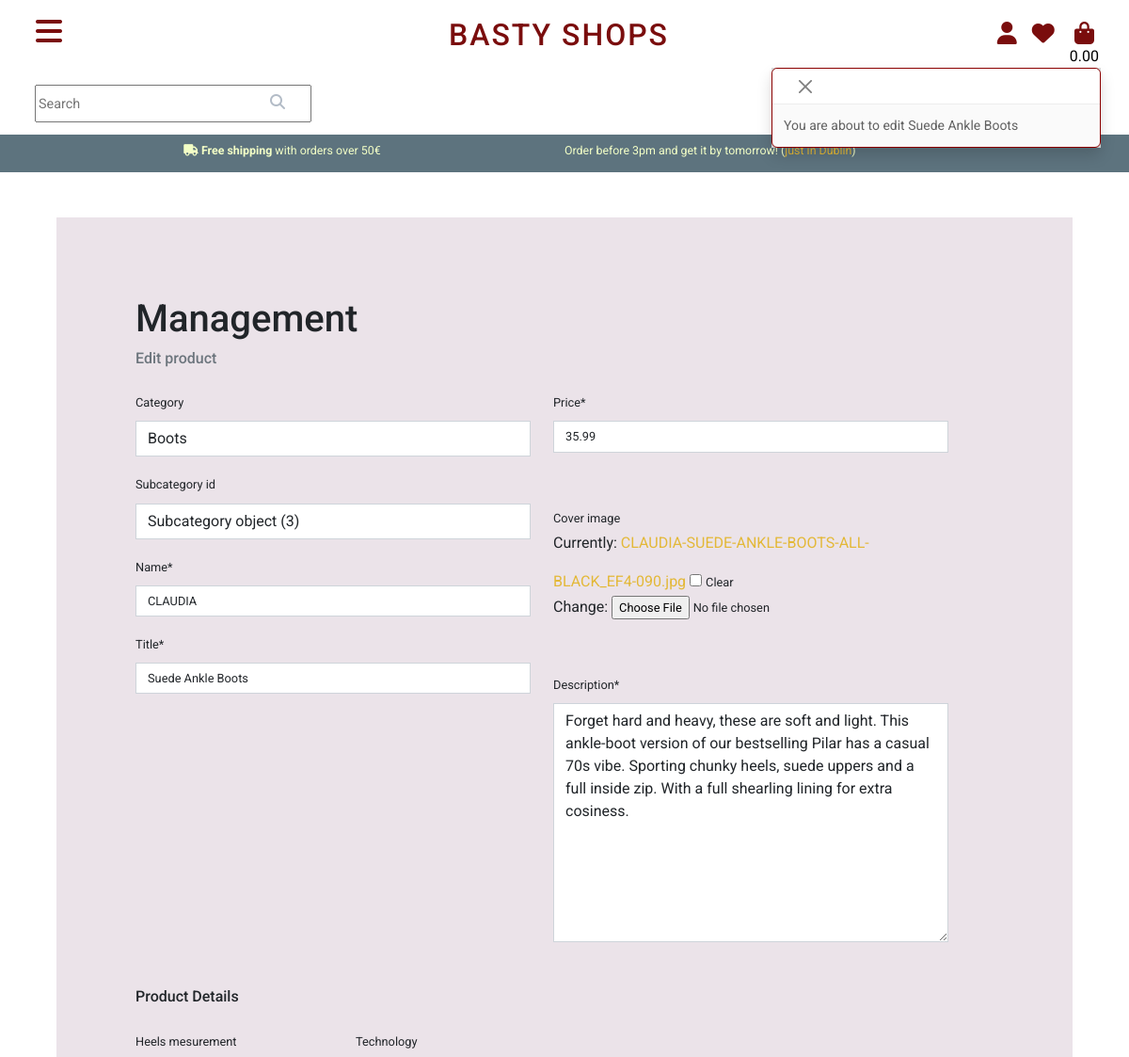
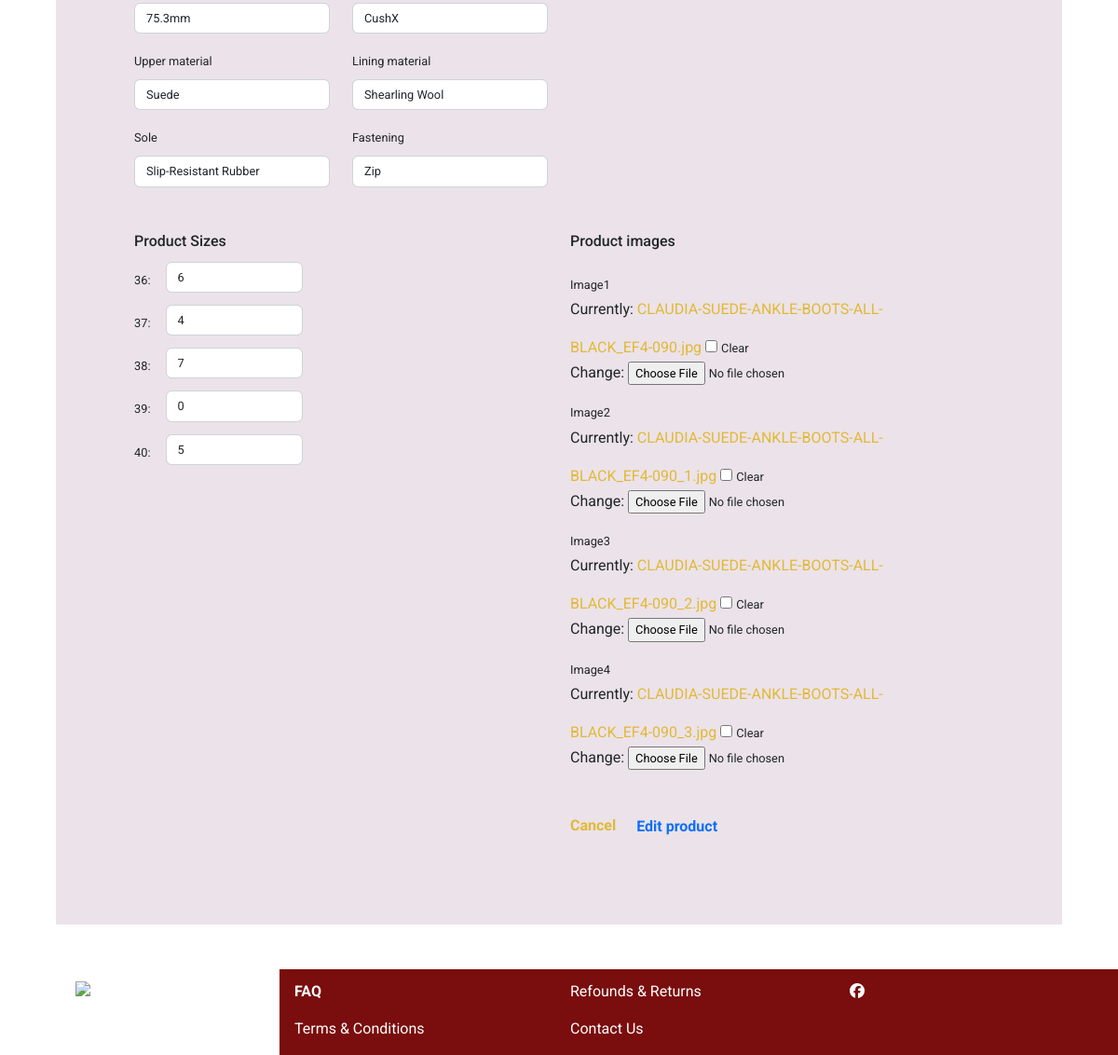
/products/edit/3/ (signed in), run on the app's committed database (2 pictures, top to bottom).
### products/models.py (models this page shows, shortened)
class Product(models.Model):
    category = models.ForeignKey('Category',
                                 null=True,
                                 blank=True,
                                 on_delete=models.SET_NULL,
                                 related_name='category')
    subcategory_id = models.ForeignKey('Subcategory',
                                       null=True,
                                       blank=True,
                                       on_delete=models.SET_NULL,
                                       related_name='subcategory_id')
    name = models.CharField(max_length=254)
    title = models.CharField(max_length=254, null=True)
    sku = models.CharField(max_length=254, null=True)
    description = models.TextField(null=True)
    price = models.DecimalField(max_digits=7, decimal_places=2)
    cover_image = models.ImageField(null=True, blank=True)

class ProductDetail(models.Model):
    product_id = models.ForeignKey('Product',
                                   null=True,
                                   blank=True,
                                   on_delete=models.CASCADE)
    heels_mesurement = models.CharField(max_length=254, null=True, blank=True)
    upper_material = models.CharField(max_length=254, null=True, blank=True)
    sole = models.CharField(max_length=254, null=True, blank=True)
    technology = models.CharField(max_length=254, null=True, blank=True)
    lining_material = models.CharField(max_length=254, null=True, blank=True)
    fastening = models.CharField(max_length=254, null=True, blank=True)

class Size(models.Model):
    product_id = models.ForeignKey('Product',
                                   null=True,
                                   blank=True,
                                   on_delete=models.CASCADE)
    size = models.CharField(max_length=2, null=True)
    stock = models.PositiveSmallIntegerField(null=True)

class Image(models.Model):
    product_id = models.ForeignKey('Product',
                                   null=True,
                                   blank=True,
                                   on_delete=models.CASCADE)
    image1 = models.ImageField(null=True, blank=True)
    image2 = models.ImageField(null=True, blank=True)
    image3 = models.ImageField(null=True, blank=True)
    image4 = models.ImageField(null=True, blank=True)

### products/views.py (the view, shortened to what this page needs)
@login_required
def edit_product(request, product_id):
    if not request.user.is_authenticated:
        messages.info(request, 'Request not allowed, only store admin.')
        return redirect(reverse('home'))
    product = get_object_or_404(Product, pk=product_id)
    sizes = Size.objects.filter(product_id=product_id).all()
    product_details = ProductDetail.objects.filter(product_id=product_id).all()
    product_images = get_object_or_404(Image, product_id=product)
    images_form = ImageForm(instance=product_images)
    product_form = ProductForm(instance=product)
    product_detail_data = None
    for detail in list(product_details.values()):
        product_detail_data = {
            'heels_mesurement': detail['heels_mesurement'],
            'upper_material': detail['upper_material'],
            'sole': detail['sole'],
            'technology': detail['technology'],
            'lining_material': detail['lining_material'],
            'fastening': detail['fastening'],
        }
    product_detail_form = ProductDetailForm(product_detail_data)
    template = 'products/edit_product.html'
    messages.info(request, f'You are about to edit {product.title}')
    context = {
        'product_form': product_form,
        'product_sizes': sizes,
        'product_detail_form': product_detail_form,
        'image_form': images_form,
        'product': product,
    }
    return render(request, template, context)

### products/forms.py
class ProductForm(forms.ModelForm):
    class Meta:
        model = Product
        fields = '__all__'
    image = forms.ImageField(label='Image', required=False,
                             widget=CustomClearableFileInput)
    def __init__(self, *args, **kwargs):
        super().__init__(*args, **kwargs)
        categories = Category.objects.all()
        friendly_names = [(c.id, c.get_friendly_name()) for c in categories]
        self.fields['category'].choices = friendly_names
        for field_name, field in self.fields.items():
            field.widget.attrs['class'] = 'border-black rounded-0'

class ProductDetailForm(forms.ModelForm):
    class Meta:
        model = ProductDetail
        fields = '__all__'

### bag/contexts.py (called while the page is built, shortened)
def bag_contents(request):
    bag_items = []
    total = 0
    product_count = 0
    delivery = 0
    bag = request.session.get('bag', {})
    if total < settings.FREE_DELIVERY_THRESHOLD:
        delivery = total * Decimal(settings.STANDARD_DELIVERY_PERCENTAGE/100)
    grand_total = delivery + total
    context = {
        'bag_items': bag_items,
        'product_count': product_count,
        'delivery': delivery,
        'total': total,
        'grand_total': grand_total,
    }
    return context

### products/models.py (called while the page is built)
    def get_friendly_name(self):
        return self.friendly_name

### products/templates/products/edit_product.html (shortened to what this page needs)
{% extends 'base.html' %}
{% load static %}
{% block extra_css %}
<link rel="stylesheet" href="{% static 'css/products.css' %}">
{% endblock %}
{% block content %}
<div class="main_wraper">
  <div class="container-fluid mt-5 mb-5 product-mngt-container" id="product-mngt-container">
    <form class="form" action="{% url 'edit_product' product.id %}" method="POST" id="product-form" enctype="multipart/form-data">
    <div class="row">
      <div class="div">
        <h1>Management</h1>
        <h6 class="text-muted">Edit product</h6>
      </div>
      <div class="row">
          <div class="row product-detail-container">
            <div class="col-12 col-md-6">
              {{ product_form.category | as_crispy_field }}
              {{ product_form.subcategory_id | as_crispy_field }}
              {{ product_form.name | as_crispy_field }}
              {{ product_form.title | as_crispy_field }}
            </div>
            <div class="col-12 col-md-6">
              {{ product_form.price | as_crispy_field }}
              {{ product_form.cover_image | as_crispy_field }}
              {{ product_form.description | as_crispy_field }}
            </div>
          </div>
      </div>
    </div>
    <div class="row d-flex mt-2 mt-md-5">
      <div class="col-12 col-md-8 col-lg-6">
        <div class="product-detail-container">
          <div class="row">
            <h6>Product Details</h6>
            <div class="col-6">
              {{ product_detail_form.heels_mesurement | as_crispy_field }}
              {{ product_detail_form.upper_material | as_crispy_field }}
              {{ product_detail_form.sole | as_crispy_field }}
            </div>
            <div class="col-6">
              {{ product_detail_form.technology | as_crispy_field }}
              {{ product_detail_form.lining_material | as_crispy_field }}
              {{ product_detail_form.fastening | as_crispy_field }}
            </div>
          </div>
        </div>
      </div>
    </div>
    <div class="row d-flex mt-2 mt-md-5">
      <div class="col-12 col-md-6">
        <div class="product-size-container">
          <div class="row stock-container">
            <h6>Product Sizes</h6>
            {% for size in product_sizes %}
            <div class="size-stock-box mb-2">
              <div class="col-8 d-flex size_stock">
                <p class="" data-name="size" data-value="{{ size.size }}">{{ size.size }}: </p>
                <input type="number" name="stock_size_{{ size.size }}" value="{{ size.stock }}" class="textinput textInput form-control ms-3 w-50">
              </div>
            </div>
            {% endfor %}
          </div>
        </div>
      </div>
      <div class="col-12 col-md-6 mt-4 mt-md-0">
        <div class="product-image-container ">
          <h6>Product images</h6>
          <div class="row">
            <div class="col-10 images-col">
              {{ image_form.image1 | as_crispy_field }}
              {{ image_form.image2 | as_crispy_field }}
              {{ image_form.image3 | as_crispy_field }}
              {{ image_form.image4 | as_crispy_field }}
            </div>
          </div>
        </div>
        <div class="buttons-container d-flex mt-3 mt-md-5 mb-2">
          <a href="{% url 'products' %}" class="me-3 fw-bold">Cancel</a>
          <button type="submit" class="fw-bold" id="submit-form">Edit product</button>
        </div>
      </div>
    </div>
  </form>
  </div>
</div>
{% endblock %}

### static/css/style.css (style rules this page uses)
body { font-family: 'Roboto', sans-serif; }
body { margin: 0; }
.form-control { margin-top: 5px; }
.form-control::placeholder { font-size: 0.850rem; }

### products/static/css/products.css (style rules this page uses)
.buttons-container button[type="submit"] { background: none; border: none; color: #0d6efd; }
#product-mngt-container a { color: #e3b837; text-decoration: none; }
.size-stock-box p { position: relative; top: 12px }
@media only screen and (min-width: 1000px) { #product-mngt-container { width: 90%; padding: 7% 7%; background-color: rgb(235, 227, 233); } }
@media only screen and (min-width: 1000px) { #product-mngt-container input { font-size: 0.800rem; } }
@media only screen and (min-width: 1000px) { #product-mngt-container label { font-size: 0.800rem; margin-top: 20px; margin-bottom: 5px; } }
@media only screen and (min-width: 1000px) { #div_id_cover_image { margin-top: 40px; margin-bottom: 40px; } }
@media only screen and (min-width: 1000px) { .size-stock-box p { position: relative; top: 15px; font-size: 0.800rem; } }

### data on the page
Product: category "Boots", subcategory_id "Subcategory object (3)", name "CLAUDIA", title "Suede Ankle Boots", price "35.99", description "Forget hard and heavy, these are soft and light. This ankle-boot version of our bestselling Pilar has a casual 70s vibe. Sporting chunky heels, suede uppers and a full inside zip. With a full shearling lining for extra cosiness."
ProductDetail: heels_mesurement "75.3mm", upper_material "Suede", sole "Slip-Resistant Rubber", technology "CushX", lining_material "Shearling Wool", fastening "Zip"
Size: size "36", stock_size_36 "6"
Size: size "37", stock_size_37 "4"
Size: size "38", stock_size_38 "7"
Size: size "39", stock_size_39 "0"
Size: size "40", stock_size_40 "5"

### other printed values
{{ message }} "You are about to edit Suede Ankle Boots"
